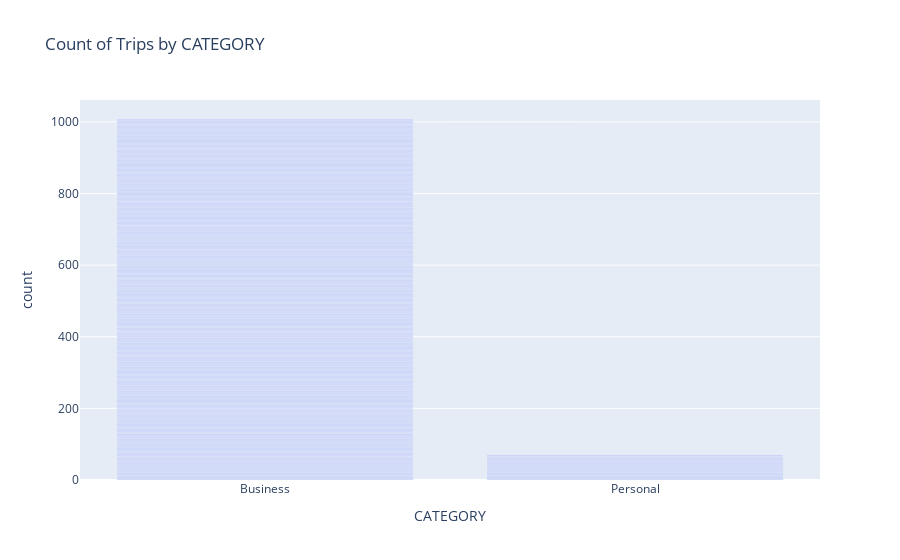

Write notebook code for a chart like this one.
### Code cell
fig_bar_category = px.bar(df_cleaned, x='CATEGORY', title='Count of Trips by CATEGORY')
fig_bar_category.show()

### Figure 1 — Plotly figure (JSON) as saved in the notebook; plotly's stock layout.template omitted (floating-point values rounded to 4 significant figures; data arrays with more than 128 entries replaced by an {"elided": "..."} marker saying what was removed)
{"data": [{"alignmentgroup": "True", "hovertemplate": "CATEGORY=%{x}<br>count=%{y}<extra></extra>", "legendgroup": "", "marker": {"color": "#636efa", "pattern": {"shape": ""}}, "name": "", "offsetgroup": "", "orientation": "v", "showlegend": false, "textposition": "auto", "type": "bar", "x": {"elided": "1077 str values"}, "xaxis": "x", "y": {"elided": "1077 int values"}, "yaxis": "y"}], "layout": {"barmode": "relative", "legend": {"tracegroupgap": 0}, "title": {"text": "Count of Trips by CATEGORY"}, "xaxis": {"anchor": "y", "domain": [0, 1], "title": {"text": "CATEGORY"}}, "yaxis": {"anchor": "x", "domain": [0, 1], "title": {"text": "count"}}}}
